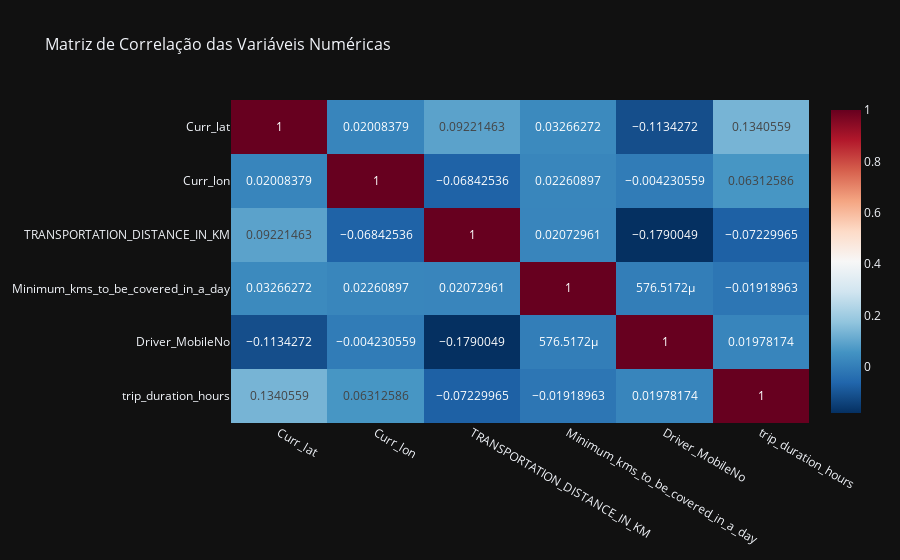

Here is the notebook cell this chart was saved with:
### Markdown cell above
### 4.4. Matriz de Correlação Interativa (Plotly)
Um mapa de calor interativo da matriz de correlação permite explorar a relação entre todas as variáveis numéricas. Cores mais quentes indicam correlação positiva forte, enquanto cores mais frias indicam correlação negativa forte. A interatividade do Plotly permite inspecionar os valores exatos das correlações ao passar o mouse.

### Code cell
numeric_cols = df.select_dtypes(include=np.number).columns.tolist()
correlation_matrix = df[numeric_cols].corr()

fig = px.imshow(
    correlation_matrix,
    text_auto=True,
    aspect="auto",
    title="Matriz de Correlação das Variáveis Numéricas",
    color_continuous_scale="RdBu_r",
)
fig.update_layout(title_font_size=16)
fig.show()

### Figure 1 — Plotly figure (JSON) as saved in the notebook; plotly's stock layout.template omitted (floating-point values rounded to 4 significant figures)
{"data": [{"coloraxis": "coloraxis", "name": "0", "texttemplate": "%{z}", "x": ["Curr_lat", "Curr_lon", "TRANSPORTATION_DISTANCE_IN_KM", "Minimum_kms_to_be_covered_in_a_day", "Driver_MobileNo", "trip_duration_hours"], "y": ["Curr_lat", "Curr_lon", "TRANSPORTATION_DISTANCE_IN_KM", "Minimum_kms_to_be_covered_in_a_day", "Driver_MobileNo", "trip_duration_hours"], "z": [[1.0, 0.02008, 0.09221, 0.03266, -0.1134, 0.1341], [0.02008, 1.0, -0.06843, 0.02261, -0.004231, 0.06313], [0.09221, -0.06843, 1.0, 0.02073, -0.179, -0.0723], [0.03266, 0.02261, 0.02073, 1.0, 0.0005765, -0.01919], [-0.1134, -0.004231, -0.179, 0.0005765, 1.0, 0.01978], [0.1341, 0.06313, -0.0723, -0.01919, 0.01978, 1.0]], "type": "heatmap", "xaxis": "x", "yaxis": "y", "hovertemplate": "x: %{x}<br>y: %{y}<br>color: %{z}<extra></extra>"}], "layout": {"xaxis": {"anchor": "y", "domain": [0.0, 1.0]}, "yaxis": {"anchor": "x", "domain": [0.0, 1.0], "autorange": "reversed"}, "coloraxis": {"colorscale": [[0.0, "rgb(5,48,97)"], [0.1, "rgb(33,102,172)"], [0.2, "rgb(67,147,195)"], [0.3, "rgb(146,197,222)"], [0.4, "rgb(209,229,240)"], [0.5, "rgb(247,247,247)"], [0.6, "rgb(253,219,199)"], [0.7, "rgb(244,165,130)"], [0.8, "rgb(214,96,77)"], [0.9, "rgb(178,24,43)"], [1.0, "rgb(103,0,31)"]]}, "title": {"text": "Matriz de Correlação das Variáveis Numéricas", "font": {"size": 16}}}}
